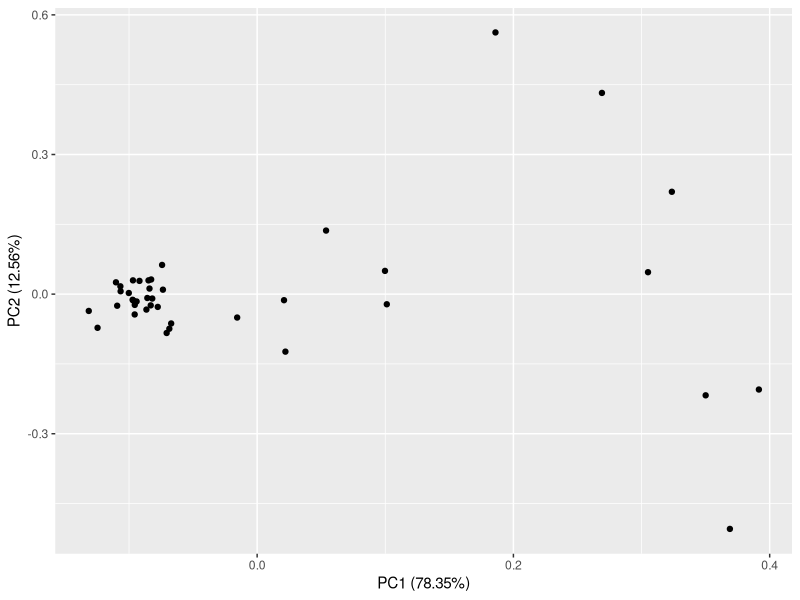
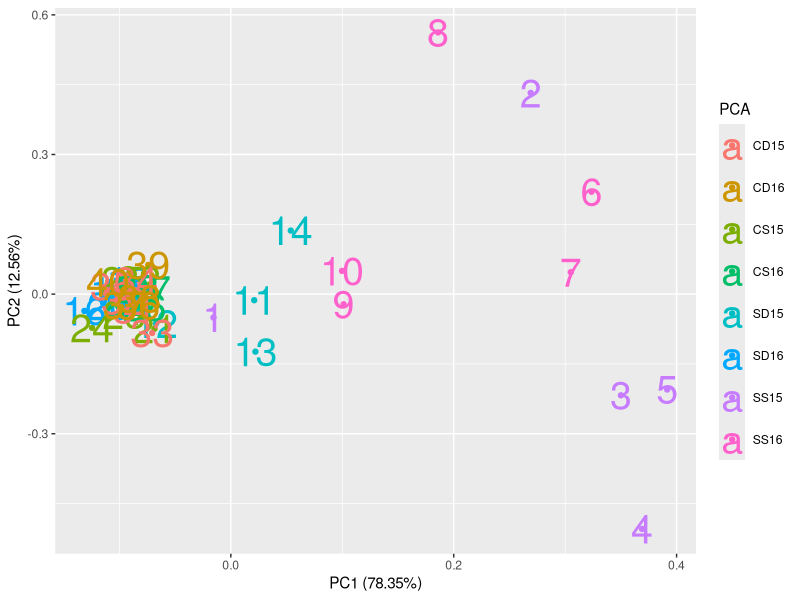
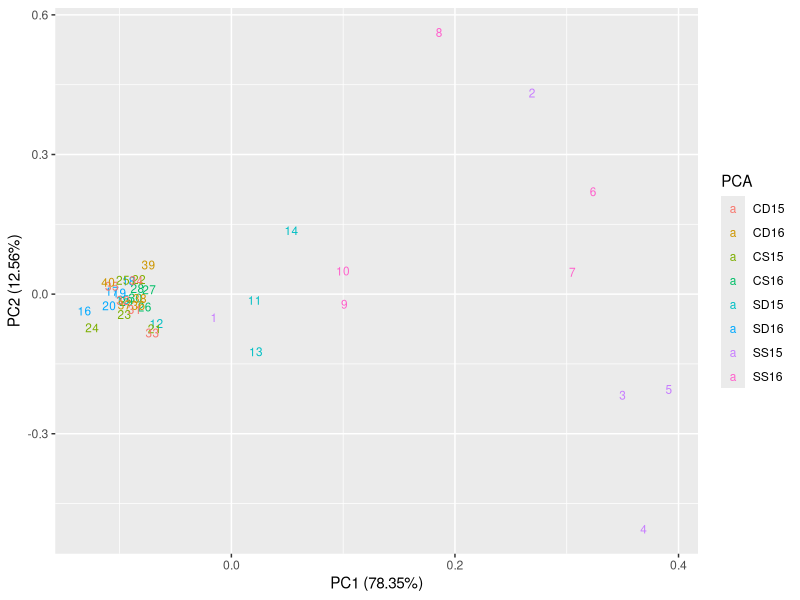
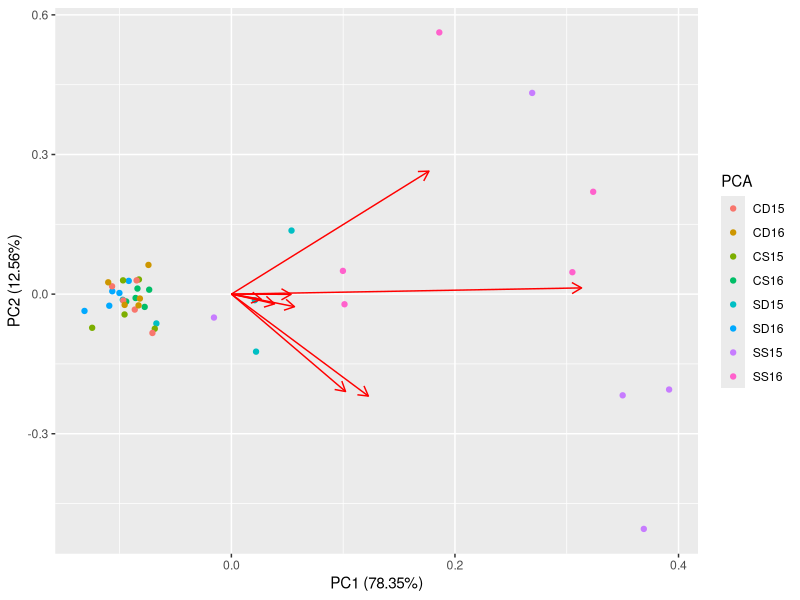
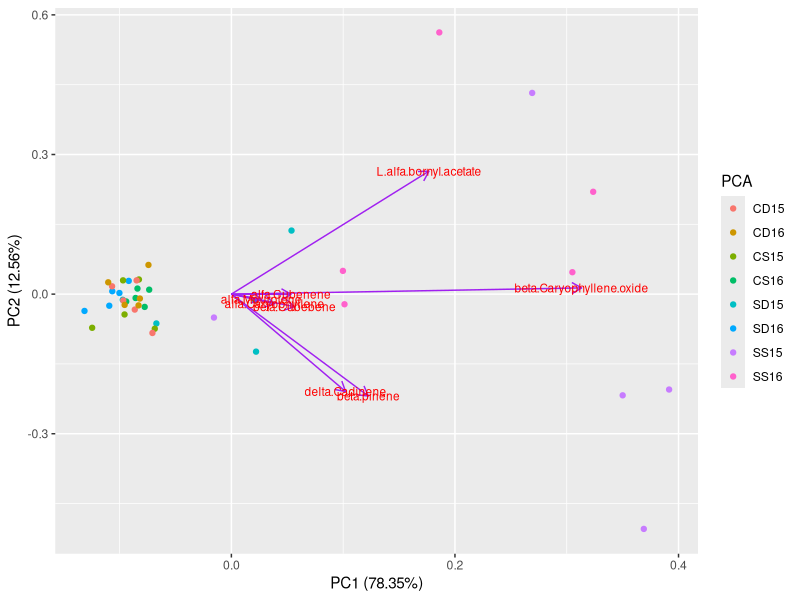
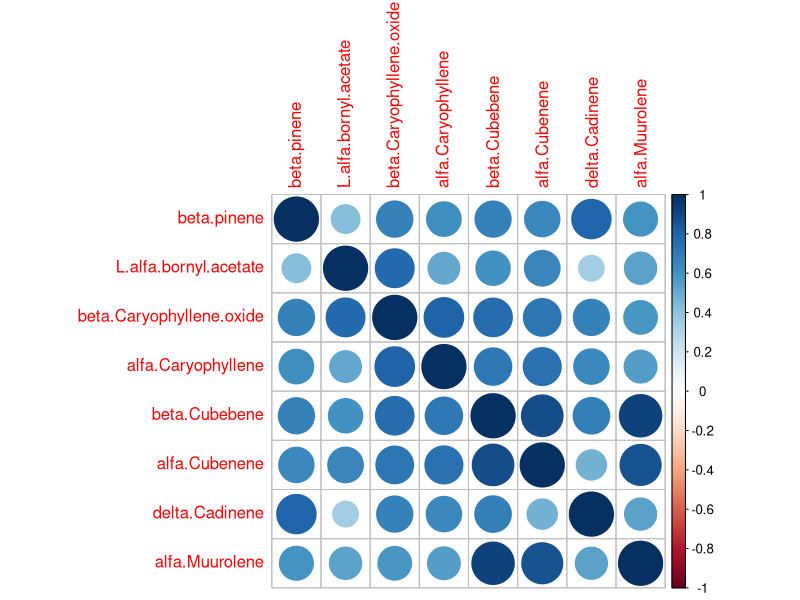
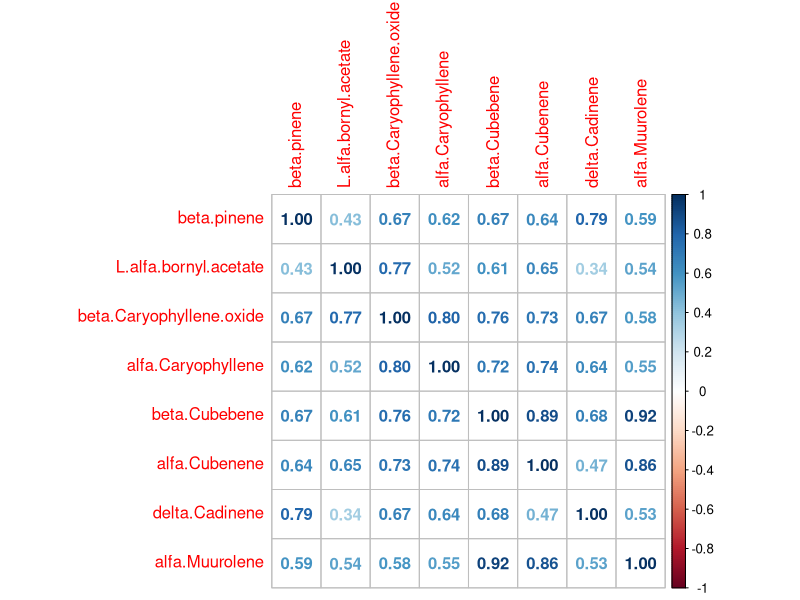
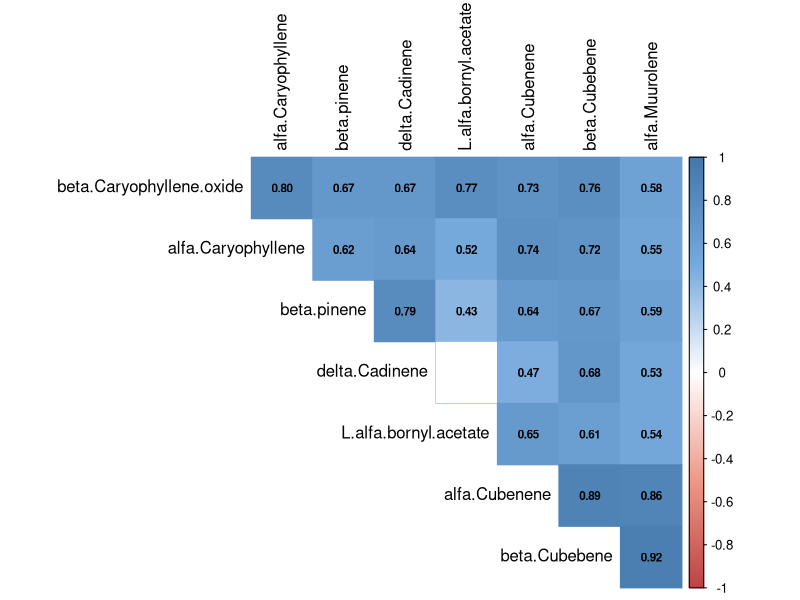

Write R code to recreate these figures, in order.

library(ggfortify)
library(corrplot)



# Load data

metabolites<-read.delim("../../metadata/calculate_relative_abs.txt")

# Add PCA column

metabolites$PCA<-c(rep("SS15",5), rep("SS16",5), 
                    rep("SD15",5),rep("SD16",5),
                    rep("CS15",5),rep("CS16",5),
                    rep("CD15",5),rep("CD16",5))


#Exportar Data frame
exp_table<-metabolites[,c(1,8:15)]
write.csv(exp_table, file="../../metadata/exp_table.csv")
write.table(exp_table, file="../../metadata/exp_table.txt")


metabolitosSS<-metabolites[1:20,]
metabolitosConti<-metabolites[21:40,]


df <- metabolites[c(8:15)]
autoplot(prcomp(df))
autoplot(prcomp(df), data = metabolites, colour = 'PCA', label = TRUE, label.size = 10)
autoplot(prcomp(df), data = metabolites, colour = 'PCA', shape = FALSE, label.size = 3)
autoplot(prcomp(df), data = metabolites, colour = 'PCA', loadings = TRUE)
autoplot(prcomp(df), data = metabolites, colour = 'PCA',
         loadings = TRUE, loadings.colour = 'purple',
         loadings.label = TRUE, loadings.label.size = 3)


df2<- as.matrix(df)



M <- cor(df2) 
corrplot(M, method = "circle")
corrplot(M, method = "number") # Display the correlation coefficient

p.mat <- cor.mtest(df2)$p
head(p.mat[, 1:8])
col <- colorRampPalette(c("#BB4444", "#EE9988", "#FFFFFF", "#77AADD", "#4477AA"))
corrplot(M, method = "color", col = col(200),
         type = "upper", order = "hclust", number.cex = .7,
         addCoef.col = "black", # Add coefficient of correlation
         tl.col = "black", tl.srt = 90, # Text label color and rotation
         # Combine with significance
         p.mat = p.mat, sig.level = 0.01, insig = "blank", 
         # hide correlation coefficient on the principal diagonal
         diag = FALSE)

df3<-scale(df2)
autoplot(prcomp(df3), data = metabolites, colour = 'PCA',
         loadings = TRUE, loadings.colour = 'purple',
         loadings.label = TRUE, loadings.label.size = 3)

# PCA Todas

df <- metabolites[c(8:15)]
dff<- df[c(1:4,6:8)]
autoplot(prcomp(dff), data = metabolites, colour = 'PCA',
         loadings = TRUE, size = 3, loadings.colour = 'black',
         loadings.label = TRUE, loadings.label.size = 4, loadings.label.colour = 'black' )


# PCA SS
df <- metabolitosSS[c(8:15)]
dff<- df[c(1:4,6:8)]
autoplot(prcomp(dff), data = metabolitosSS, colour = 'PCA',
         loadings = TRUE, size = 3, loadings.colour = 'black',
         loadings.label = TRUE, loadings.label.size = 4, loadings.label.colour = 'black' )
dfSS<- as.matrix(df)


# PCA Conti
df <- metabolitosConti[c(8:15)]
dff<- df[c(1:4,6:8)]
autoplot(prcomp(dff), data = metabolitosConti, colour = 'PCA',
         loadings = TRUE, size = 3, loadings.colour = 'black',
         loadings.label = TRUE, loadings.label.size = 4, loadings.label.colour = 'black' )

#dfConti<- as.matrix(df)
#autoplot(pam(metabolitosConti[-5], 3), frame = TRUE, frame.type = 'norm')

#PCA(df, scale.unit = TRUE, ncp = 5, graph = TRUE)

#sin correlacionadas 1:13,16,17
#sin correlacionadas 1:8,11:17
#sin NO Significativas 2, 4:8,11,12,14,15,17
# Solamente significativas *** no correlacionadas 6,9,10,11,14,15
# Solamente significativas *** no correlacionadas 6,9,10,15
# Solamente significativas *** no correlacionadas 6,14,15,11

#library(lfda)

# Local Fisher Discriminant Analysis (LFDA)
#model <- lfda(metabolitosConti[-c(1:7,25),], metabolitosConti[, 25], 4, metric="plain")
#autoplot(model, data = iris, frame = TRUE, frame.colour = 'Species')
